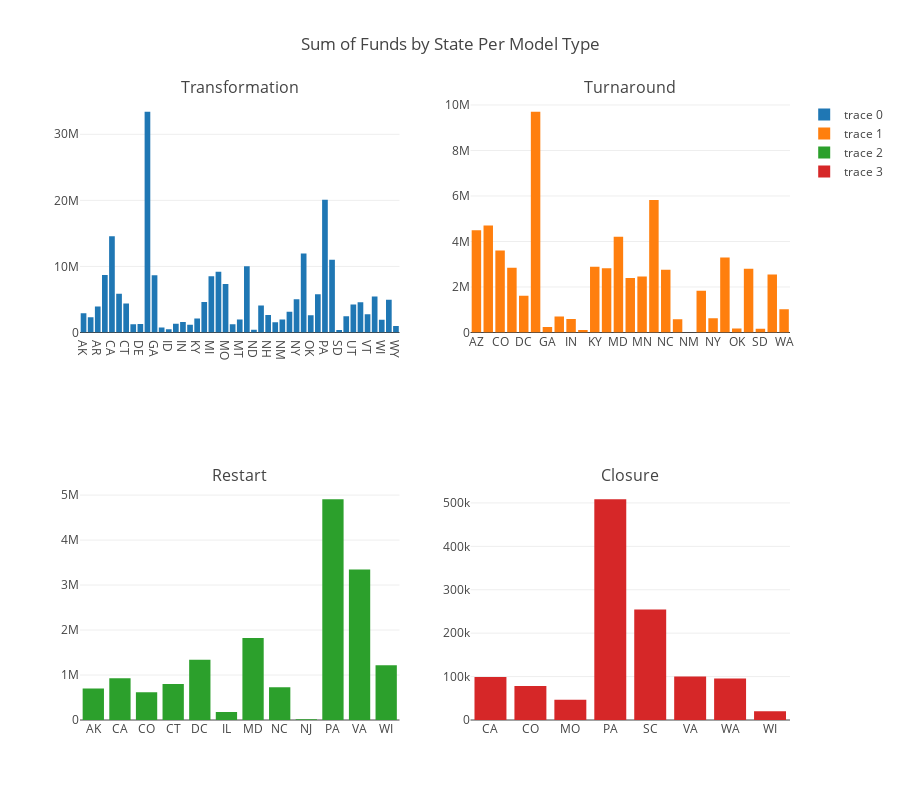

Source (notebook cell):
### Markdown cell above
##### The Sums

### Code cell
#Same process as previous subplot
Transformation=go.Bar(x = StateTransFormation.State, y =StateTransFormation.Sum_of_Funds_for_Model_per_State)
Turnaround=go.Bar(x = StateTurn.State, y =StateTurn.Sum_of_Funds_for_Model_per_State)
Restart=go.Bar(x = StateRestart.State, y =StateRestart.Sum_of_Funds_for_Model_per_State)
Closure=go.Bar(x = StateClose.State, y =StateClose.Sum_of_Funds_for_Model_per_State)

fig = tools.make_subplots(rows=2, cols=2, subplot_titles=('Transformation', 'Turnaround',
                                                          'Restart', 'Closure'))

fig.append_trace(Transformation, 1,1)
fig.append_trace(Turnaround, 1,2)
fig.append_trace(Restart, 2,1)
fig.append_trace(Closure, 2,2)

fig['layout'].update(height=800, width=900, title='Sum of Funds by State Per Model Type')

iplot(fig)

### Figure 1 — Plotly figure (JSON) as saved in the notebook; plotly's stock layout.template omitted (floating-point values rounded to 4 significant figures)
{"data": [{"type": "bar", "uid": "57032606-dd66-11e8-83c9-dc536018224d", "x": ["AK", "AL", "AR", "AZ", "CA", "CO", "CT", "DC", "DE", "FL", "GA", "IA", "ID", "IL", "IN", "KS", "KY", "MA", "MI", "MN", "MO", "MS", "MT", "NC", "ND", "NE", "NH", "NJ", "NM", "NV", "NY", "OH", "OK", "OR", "PA", "SC", "SD", "TN", "UT", "VA", "VT", "WA", "WI", "WV", "WY"], "xaxis": "x", "y": [2909713, 2300782, 3936109, 8685637, 14554422, 5861183, 4400000, 1246050, 1303216, 33431203, 8654277, 761235, 496680, 1316871, 1601637, 1162657, 2136522, 4618539, 8496883, 9176845, 7340211, 1250153, 1961690, 10037563, 418574, 4078079, 2661604, 1562189, 1975045, 3154732, 5044710, 11965852, 2596742, 5792028, 20095831, 11018384, 362759, 2445506, 4251625, 4560685, 2750483, 5448243, 1938098, 4961093, 1002682], "yaxis": "y"}, {"type": "bar", "uid": "57032607-dd66-11e8-83c9-dc536018224d", "x": ["AZ", "CA", "CO", "CT", "DC", "FL", "GA", "IL", "IN", "KS", "KY", "MA", "MD", "MI", "MN", "MO", "NC", "NJ", "NM", "NV", "NY", "OH", "OK", "PA", "SD", "TN", "WA"], "xaxis": "x2", "y": [4495708, 4705523, 3599285, 2841137, 1613284, 9707656, 238652, 700502, 590130, 108003, 2889416, 2822727, 4210857, 2396747, 2456552, 5828064, 2758886, 578585, 125, 1836836, 624141, 3300934, 173743, 2803122, 168131, 2552202, 1025648], "yaxis": "y2"}, {"type": "bar", "uid": "57032608-dd66-11e8-83c9-dc536018224d", "x": ["AK", "CA", "CO", "CT", "DC", "IL", "MD", "NC", "NJ", "PA", "VA", "WI"], "xaxis": "x3", "y": [697703, 927834, 619609, 800000, 1340005, 179737, 1822720, 730689, 17529, 4910481, 3348305, 1217998], "yaxis": "y3"}, {"type": "bar", "uid": "57032609-dd66-11e8-83c9-dc536018224d", "x": ["CA", "CO", "MO", "PA", "SC", "VA", "WA", "WI"], "xaxis": "x4", "y": [99045, 78155, 46872, 508773, 254323, 100000, 95320, 20000], "yaxis": "y4"}], "layout": {"annotations": [{"font": {"size": 16}, "showarrow": false, "text": "Transformation", "x": 0.225, "xanchor": "center", "xref": "paper", "y": 1, "yanchor": "bottom", "yref": "paper"}, {"font": {"size": 16}, "showarrow": false, "text": "Turnaround", "x": 0.775, "xanchor": "center", "xref": "paper", "y": 1, "yanchor": "bottom", "yref": "paper"}, {"font": {"size": 16}, "showarrow": false, "text": "Restart", "x": 0.225, "xanchor": "center", "xref": "paper", "y": 0.375, "yanchor": "bottom", "yref": "paper"}, {"font": {"size": 16}, "showarrow": false, "text": "Closure", "x": 0.775, "xanchor": "center", "xref": "paper", "y": 0.375, "yanchor": "bottom", "yref": "paper"}], "height": 800, "title": "Sum of Funds by State Per Model Type", "width": 900, "xaxis": {"anchor": "y", "autorange": true, "domain": [0, 0.45], "range": [-0.5, 44.5], "type": "category"}, "xaxis2": {"anchor": "y2", "autorange": true, "domain": [0.55, 1], "range": [-0.5, 26.5], "type": "category"}, "xaxis3": {"anchor": "y3", "autorange": true, "domain": [0, 0.45], "range": [-0.5, 11.5], "type": "category"}, "xaxis4": {"anchor": "y4", "autorange": true, "domain": [0.55, 1], "range": [-0.5, 7.5], "type": "category"}, "yaxis": {"anchor": "x", "autorange": true, "domain": [0.625, 1], "range": [0, 35190740], "type": "linear"}, "yaxis2": {"anchor": "x2", "autorange": true, "domain": [0.625, 1], "range": [0, 10220000.0], "type": "linear"}, "yaxis3": {"anchor": "x3", "autorange": true, "domain": [0, 0.375], "range": [0, 5169000.0], "type": "linear"}, "yaxis4": {"anchor": "x4", "autorange": true, "domain": [0, 0.375], "range": [0, 535600.0], "type": "linear"}}}
